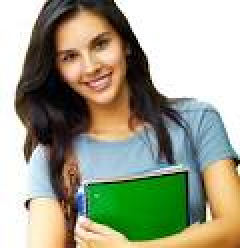
#> input picture test_folder/face.jpg, 120 x 124 px, found by its file name (shown 2 times larger)
$ python 10_facedetection.py
#> lines starting #> are read from the running program, lines starting #| are printed output that depends on the picture; after the words box and inside, x2 and y2 are one past the last pixel; in counts of white or black regions, pixels touching at a corner belong together
import cv2
face_cascade = cv2.CascadeClassifier("c:/opencv/haarcascade_frontalface_default.xml")
img = cv2.imread("c:/opencv/test_folder/face.jpg")
#> img is the input picture: shape (124, 120, 3); mean B, G, R 139.1, 160.9, 158.1
img_gray  = cv2.cvtColor(img,cv2.COLOR_BGR2GRAY)
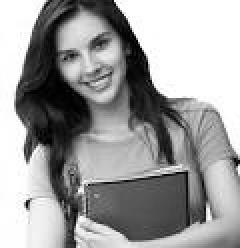
#> img_gray: shape (124, 120) (shown 2 times larger); min 0, max 255, mean 157.6
Faces = face_cascade.detectMultiScale(img_gray,1.1,4)
#> Faces = [[22, 8, 44, 44]]
for(x,y,w,h) in Faces:
    cv2.rectangle(img,(x,y),(x+w,y+h),(255,0,0),2)
#> this loop made 1 pass
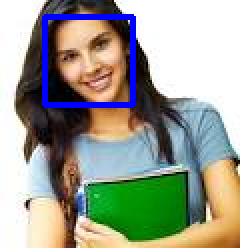
#> img: shape (124, 120, 3) (shown 2 times larger); 3.52% of pixels changed, all inside (x1, y1, x2, y2) = (21, 7, 68, 54)

cv2.imshow("image",img)
cv2.waitKey(0)

$ run again, with test_folder/girl.jpg copied over test_folder/face.jpg
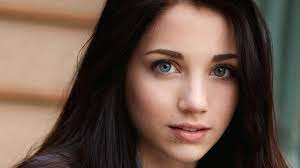
#> input picture test_folder/girl.jpg, 300 x 168 px, found by its file name
#> img is the input picture: shape (168, 300, 3); mean B, G, R 73.8, 85.5, 107
#> `img_gray  = cv2.cvtColor(img,cv2.COLOR_BGR2GRAY)`:
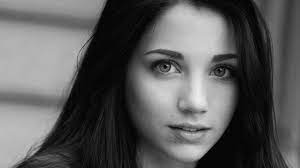
#> img_gray: shape (168, 300); min 0, max 236, mean 90.6
#> Faces = [[127, 21, 129, 129]]
#> the loop `for(x,y,w,h) in Faces:` made 1 pass
#> after the loop `for(x,y,w,h) in Faces:`:
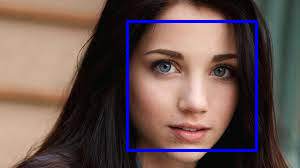
#> img: shape (168, 300, 3); 3.06% of pixels changed, all inside (x1, y1, x2, y2) = (126, 20, 258, 152)

$ run again, with test_folder/rose.jpg copied over test_folder/face.jpg
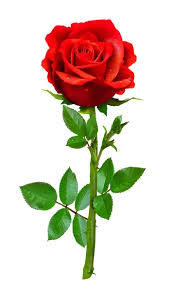
#> input picture test_folder/rose.jpg, 173 x 292 px, found by its file name
#> img is the input picture: shape (292, 173, 3); mean B, G, R 194.1, 207.5, 221.1
#> `img_gray  = cv2.cvtColor(img,cv2.COLOR_BGR2GRAY)`:
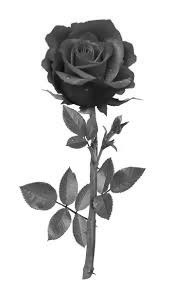
#> img_gray: shape (292, 173); min 2, max 255, mean 210
#> Faces = ()
